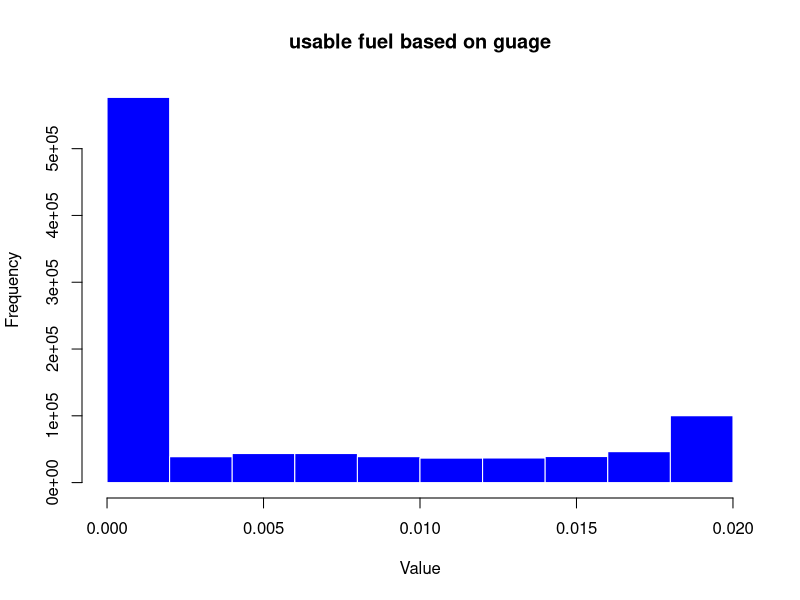
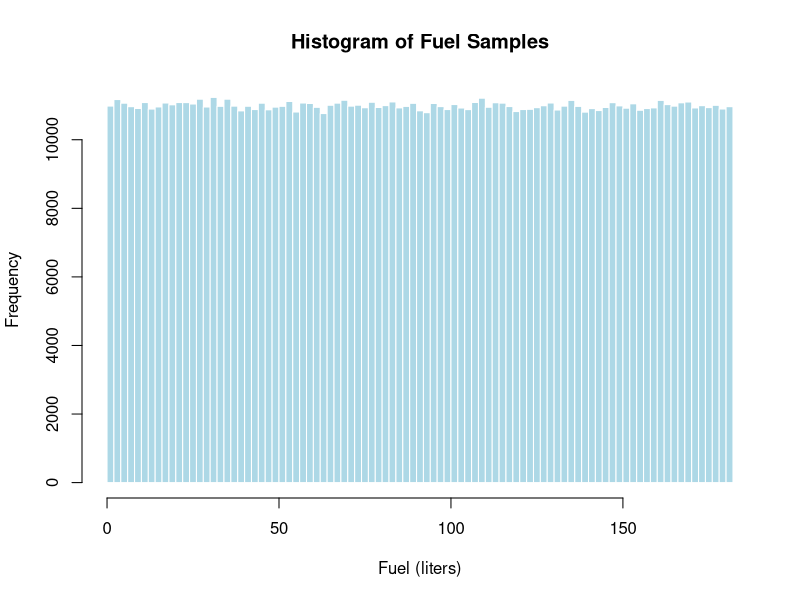
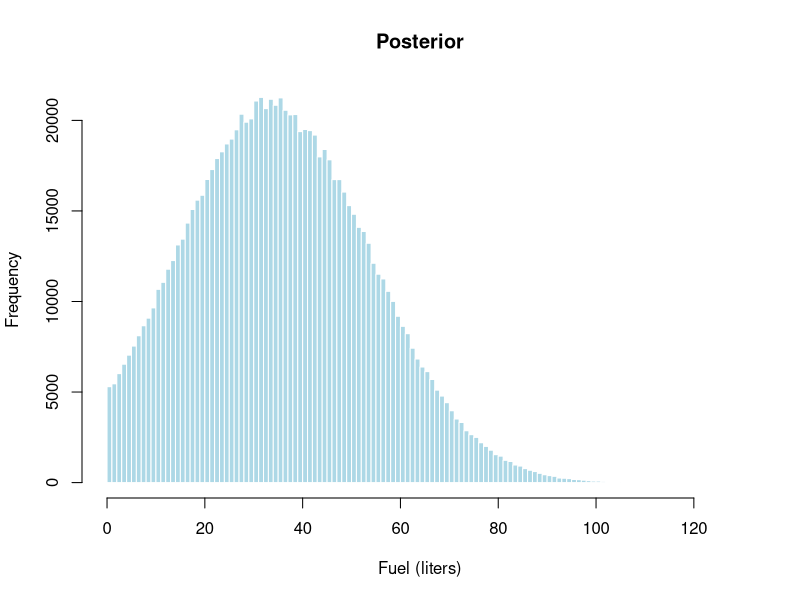
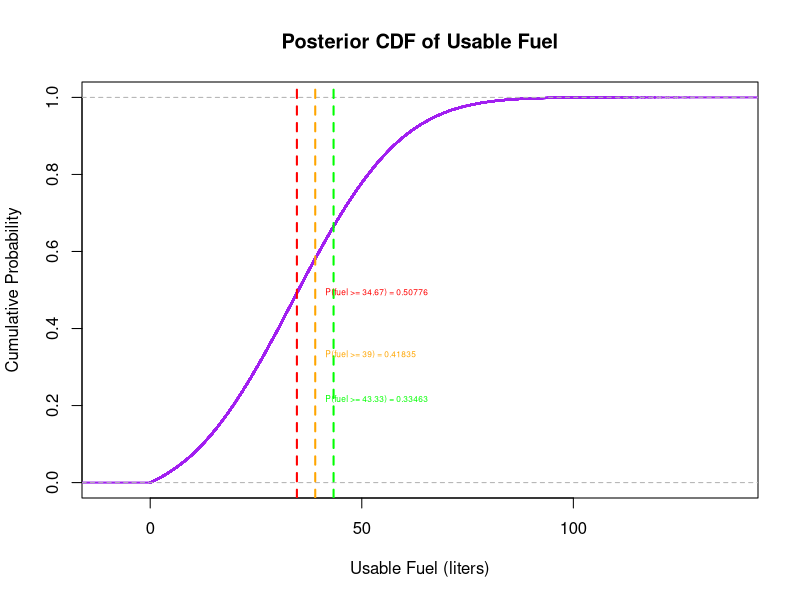

Recreate these plots in R, in order.
############################################
##  file: anna.m.valentine.th.ps3.AirplaneFuel_BMC.R
##   R Problem Set #3 : Practicing with Analytical Methods, Bayes Methods, Grid
##   - Estimate mean and p95 of guassian using Monte Carlo Methods 
## 
########################################################
##  authors: Anna Valentine 02/01/2025
##  copyright by the author
##  distributed under the GNU general public license
##  https://www.gnu.org/licenses/gpl.html
##  no warranty (see license details at the link above)

## Ran in R Studio: Version 2024.12.0+467 (2024.12.0+467)
#######################################################

## let's set up some parameters we know about the problem: 
# Set parameters
tank_capacity   <- 182         # total fuel tank capacity in liters
sensor_reading  <- 34          # sensor reading in liters
sensor_std      <- 20          # sensor measurement error (std dev in liters)
num_samples     <- 1e6     # number of Monte Carlo samples

set.seed(123)  # for reproducibility

#### first thing, I need to plot the PDF for usable fuel in the tank, just using
### the info of the fuel gauge: i.e. a Gaussian surrounding gauge readings
### next: what's my proper (uniform) prior? plot. 
fuel_samples <- runif(num_samples, min = 0, max = tank_capacity)

# this is kinda my likelihood, but I'm using dnorm to incorporate my uniform prior: 
likelihood <- dnorm(fuel_samples, mean = sensor_reading, sd = sensor_std)


hist(likelihood, breaks = 10,
     main = "usable fuel based on guage",
     xlab = "Value", col = "blue", border = "white")


hist(fuel_samples, 
     breaks = 100,                  # Adjust number of bins as needed
     main = "Histogram of Fuel Samples",
     xlab = "Fuel (liters)",
     col = "lightblue",
     border = "white")

## plot my posterior: 
posterior <- likelihood

# Now compute the normalized posterior.
posterior_norm <- posterior / sum(posterior)

posterior_samples <- sample(fuel_samples, size = num_samples, replace = TRUE, prob = posterior_norm)


hist(posterior_samples, 
     breaks = 100,      ## bin size 
     main = "Posterior",
     xlab = "Fuel (liters)",
     col = "lightblue",
     border = "white")


#########################################################
### let's look at our positive control so we can look at convergence: 
compute_posterior_control <- function(true_fuel_level, fuel_samples, sensor_std, num_samples, seed = NULL, tolerance = .1) {
  # This is how I tested some different seeds 
  if (!is.null(seed)) {
    set.seed(seed)
  }
  
  ## some variables to keep track of!
  iter <- 0
  control_modes <- c()
  control_error <- Inf
  
  ### while my error is not below the tolerance: 
  while (control_error > tolerance) {
    iter <- iter + 1
    
    # Simulated noisy sensor reading (using sensor std)
    sensor_reading_control <- true_fuel_level + rnorm(1, 0, sensor_std)
    
    # Compute likelihood for pos control 
    likelihood_control <- dnorm(fuel_samples, mean = sensor_reading_control, sd = sensor_std)
    posterior_control <- likelihood_control / sum(likelihood_control)
    
    # Sample from positive control
    posterior_control_samples <- sample(fuel_samples, size = num_samples, replace = TRUE, prob = posterior_control)
    
    # Compute median of positive control
    control_mode <- median(posterior_control_samples)
    control_modes <- c(control_modes, control_mode)
    
    # Compute mean
    avg_control_mode <- mean(control_modes)
    
    # Compute absolute error for validation
    control_error <- abs(avg_control_mode - true_fuel_level)
    
  }
  
  # Print results
  cat("Number of iterations:", iter, "\n")
  cat("Final Control Mode:", avg_control_mode, "\n")
  cat("Final Control Error:", control_error, "\n")
  
  ## retuern my control mode error, and mean
  return(list(average_control_mode = avg_control_mode, control_error = control_error, iterations = iter))
}

## test out our positive control (how many iterations to converge?)
true_fuel_level = 100 # liters
compute_posterior_control(true_fuel_level, fuel_samples, sensor_std, num_samples, seed = NULL, tolerance = 1)

###### finally: how long will the plane fly for? 
# -------------------------------
# Flight Parameters
# -------------------------------
flight_duration <- (100 / 60 ) + .5         # in hours
fuel_rate_mean  <- 18          # liters per hour (mean consumption)
required_fuel   <- flight_duration * fuel_rate_mean
required_fuel_hi <- flight_duration * (fuel_rate_mean+2)   # 2L std
required_fuel_lo <- flight_duration * (fuel_rate_mean-2) #2L std
# -------------------------------

# Compute the probability that fuel is sufficient for the flight
## we can do this by taking the mean of posterior samples: 
fuel_prob <- mean(posterior_samples >= required_fuel)
fuel_prob_lo <- mean(posterior_samples >= required_fuel_lo)
fuel_prob_hi <- mean(posterior_samples >= required_fuel_hi)
cat("Probability of having enough fuel for the flight:", fuel_prob, "\n")

# get the CDF function for plotting: 
cdf_function <- ecdf(posterior_samples)

# Plot the CDF
plot(cdf_function,
     main = "Posterior CDF of Usable Fuel",
     xlab = "Usable Fuel (liters)",
     ylab = "Cumulative Probability",
     col = "purple", lwd = 2)

# Add vertical lines at required fuel thresholds
abline(v = required_fuel, col = "orange", lty = 2, lwd = 2) #required
abline(v = required_fuel_hi, col = "green", lty = 2, lwd = 2) #hi
abline(v = required_fuel_lo, col = "red", lty = 2, lwd = 2) #lo

# Annotate the plot:
text(required_fuel, cdf_function(required_fuel)-0.25,
     labels = paste("P(fuel >= ", required_fuel, ") = ", round(fuel_prob, 5), sep = ""),
     pos = 4, col = "orange", cex=.5)
text(required_fuel, cdf_function(required_fuel_hi)-0.45,
     labels = paste("P(fuel >= ", round(required_fuel_hi, 2), ") = ", round(fuel_prob_hi, 5), sep = ""),
     pos = 4,  col = "green", cex=.5)
text(required_fuel, cdf_function(required_fuel_lo),
     labels = paste("P(fuel >= ", round(required_fuel_lo, 2), ") = ", round(fuel_prob_lo, 5), sep = ""),
     pos = 4,  col = "red", cex=.5)





